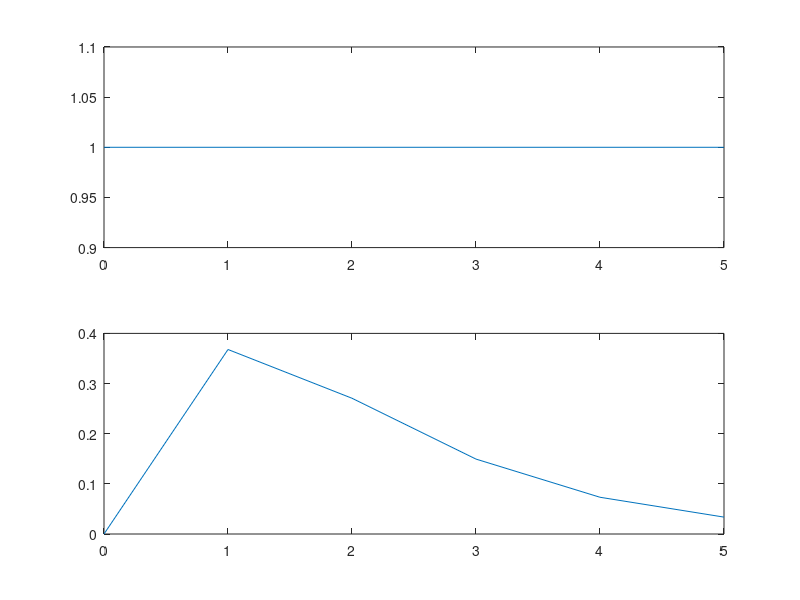

Recreate this plot in MATLAB.
%Leonardo Roman
%Lab 1 exercise 4
%4 Plot the fuctions f(x) = cos(2pix) 0<=x<=5
x = 0:5
f = cos(2.*pi*x);
plot(x,f)
%4.1 insert grid and legend
grid on
legend on
%4.2 Plot in the same figure g(x) = xe^-x 0<=x<=5
hold on
g = x.*exp(-x)
plot(x,g)
%4.3 Plot f(x) and g(x) in two different subgraphs
subplot(2,1,1)
plot(x,f)
subplot(2,1,2)

plot(x,g)
